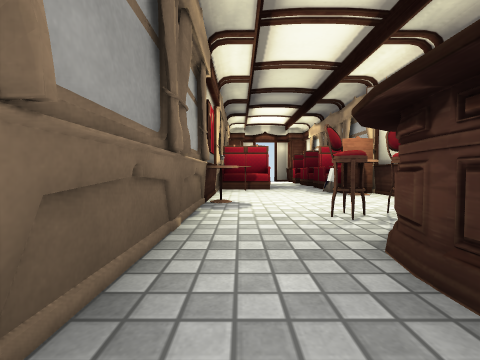
view 1 (above)

15 first-person views from a walk through a scene from a Unity 3-D project. The camera is 0.59 m above the floor, tilts 2° down and sees 90° across. The floor is counted in squares, 1 m on a side. Each view is taken from the middle of a square. On the plan, view 1 faces up. The plan holds only what a view shows up to about 9 squares ahead; the rest is blank. The player is left out. Some surface patterns are stand-ins.

view 2
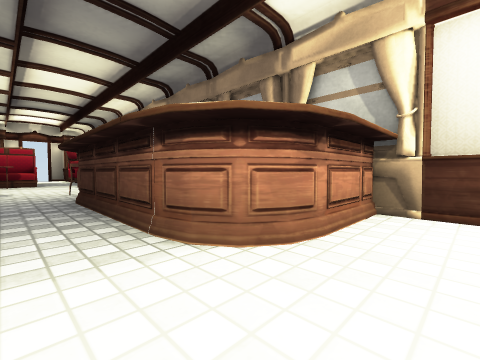

view 3
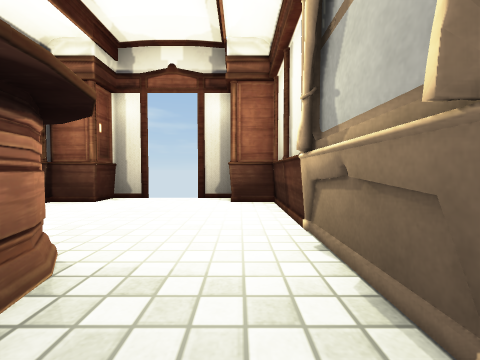

view 4
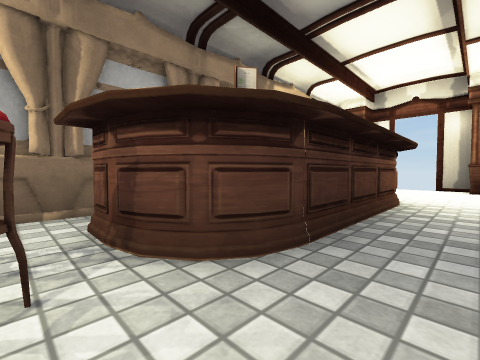

view 5
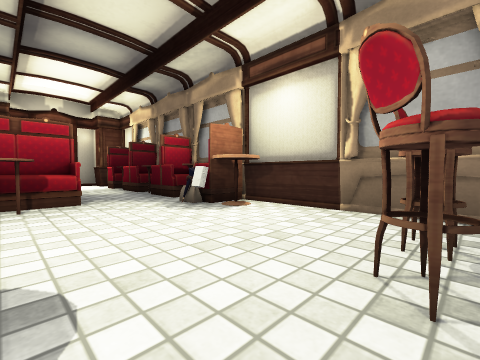

view 6
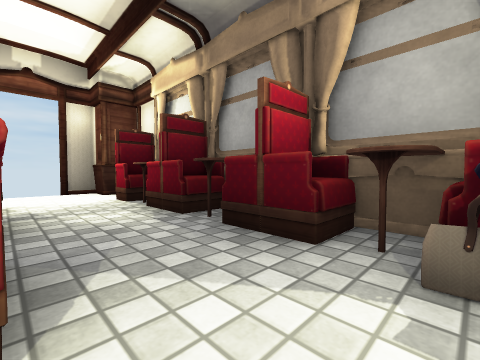

view 7
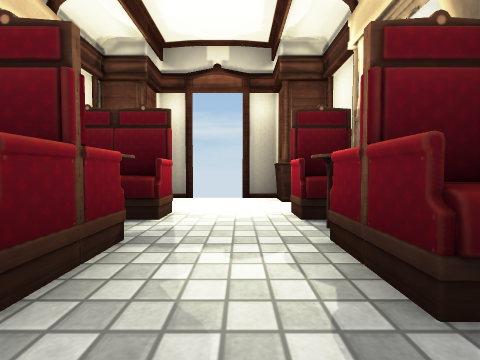

view 8
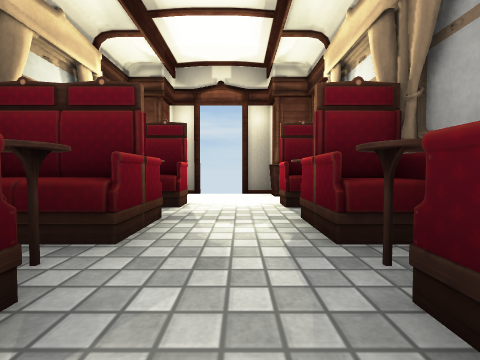

view 9
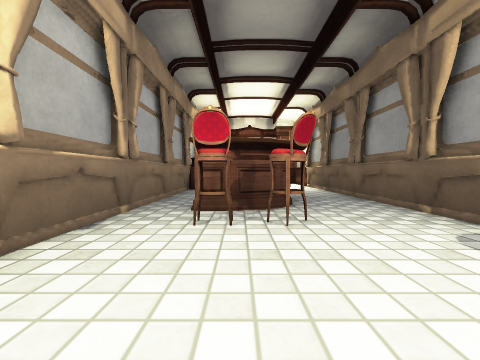

view 10
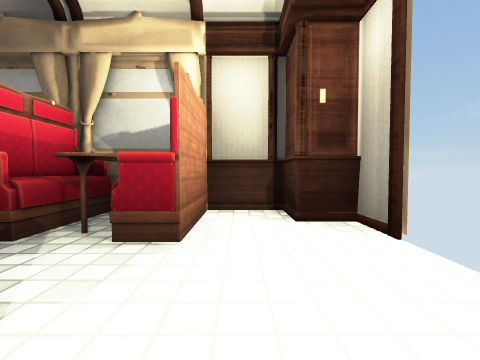

view 11
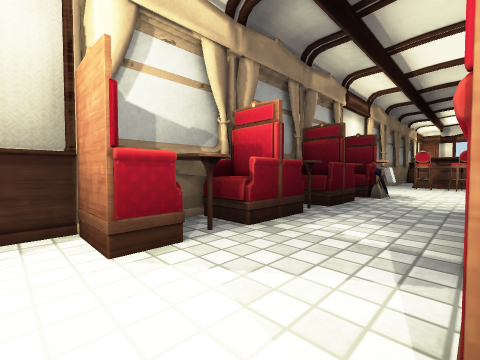

view 12
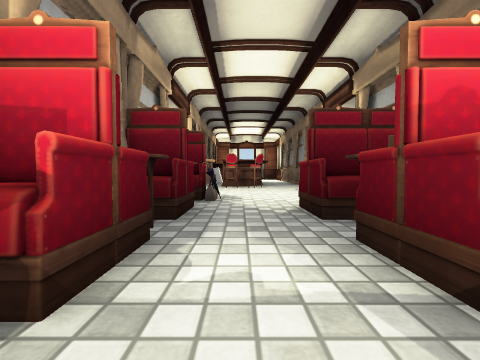

view 13
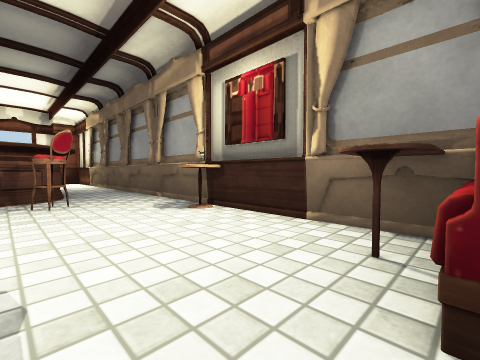

view 14
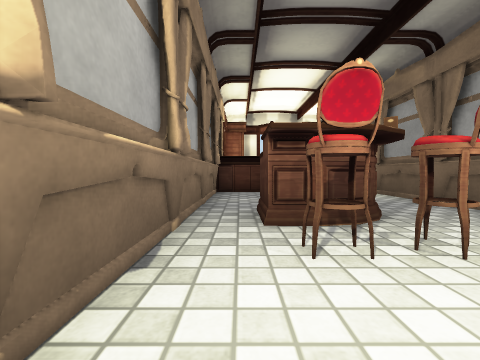

view 15
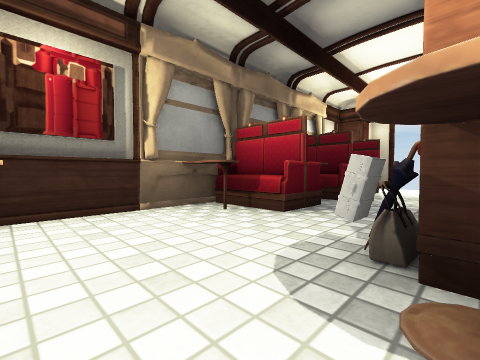

### Floor plan
Ten units are one square. View 1 is at (0, 0); x grows to the right and y downward. Boxes are objects, and circles mark ways between rooms. Rooms are numbered by the first view taken in them; rooms with no view inside come last. Other rooms are left out.
<svg viewBox="-12 -155 54 230">
<path fill="none" stroke="#000" d="M12 25 10 18M15 28 11 23M22 30 17 29 13 26M1 64 28 64 28 57 37 57 37 25M10 -12 11 -17M-7 -25 -7 57 2 57M9 -84 -5 -84 -5 -80M5 -86 10 -86 10 -79 4 -79M37 -86 37 -121M37 -70 37 -85M-7 -84 -7 -25M-5 -110 -5 -105M37 -122 37 -131M-7 -120 -7 -105M33 -136 28 -136 28 -144 2 -144 2 -136 -7 -136 -7 -125M37 -25 37 -67M11 -17 14 -21M37 25 37 -25M14 -21 11 -17"/>
<rect x="5" y="5" width="20" height="10" fill="#bbb"><title>other object</title></rect>
<rect x="5" y="-5" width="20" height="10" fill="#bbb"><title>other object</title></rect>
<rect x="25" y="15" width="10" height="20" fill="#bbb"><title>other object</title></rect>
<rect x="-5" y="-55" width="10" height="10" fill="#bbb"><title>other object</title></rect>
<rect x="-5" y="-85" width="10" height="20" fill="#bbb"><title>other object</title></rect>
<rect x="-5" y="-95" width="10" height="10" fill="#bbb"><title>other object</title></rect>
<rect x="-5" y="-105" width="20" height="20" fill="#bbb"><title>other object</title></rect>
<rect x="-5" y="-125" width="20" height="20" fill="#bbb"><title>other object</title></rect>
<rect x="5" y="-35" width="10" height="10" fill="#bbb"><title>other object</title></rect>
<rect x="5" y="-55" width="10" height="10" fill="#bbb"><title>other object</title></rect>
<rect x="15" y="-35" width="10" height="10" fill="#bbb"><title>other object</title></rect>
<rect x="15" y="-75" width="10" height="10" fill="#bbb"><title>other object</title></rect>
<rect x="25" y="-65" width="10" height="10" fill="#bbb"><title>other object</title></rect>
<rect x="25" y="-75" width="10" height="10" fill="#bbb"><title>other object</title></rect>
<rect x="25" y="-85" width="10" height="10" fill="#bbb"><title>other object</title></rect>
<rect x="25" y="-105" width="10" height="20" fill="#bbb"><title>other object</title></rect>
<rect x="25" y="-125" width="10" height="20" fill="#bbb"><title>other object</title></rect>
<rect x="15" y="15" width="10" height="10" fill="#bbb"><title>other object</title></rect>
<rect x="15" y="-25" width="10" height="20" fill="#bbb"><title>other object</title></rect>
<circle cx="0" cy="-15" r="3" fill="#2a7"/>
<circle cx="25" cy="-15" r="3" fill="#2a7"/>
<text x="10" y="30">1</text>
<text x="20" y="-80">2</text>
<text x="20" y="0">3</text>
</svg>
Room 1 opens to room 2. Room 2 opens to room 3.

Where each view was taken, in squares from view 1:
view 1: 0 up, 0 right, facing up
view 2: 4 down, 0 right, facing up-right
view 3: 1 down, 0 right, facing down
view 4: 3 up, 0 right, facing down-right
view 5: 3 up, 0 right, facing up-right
view 6: 7 up, 1 right, facing up-right
view 7: 9 up, 2 right, facing up
view 8: 8 up, 2 right, facing up
view 9: 6 up, 2 right, facing down
view 10: 13 up, 3 right, facing left
view 11: 13 up, 1 right, facing down-right
view 12: 12 up, 2 right, facing down
view 13: 8 up, 2 right, facing down-left
view 14: 5 up, 3 right, facing down
view 15: 5 up, 3 right, facing up-left
